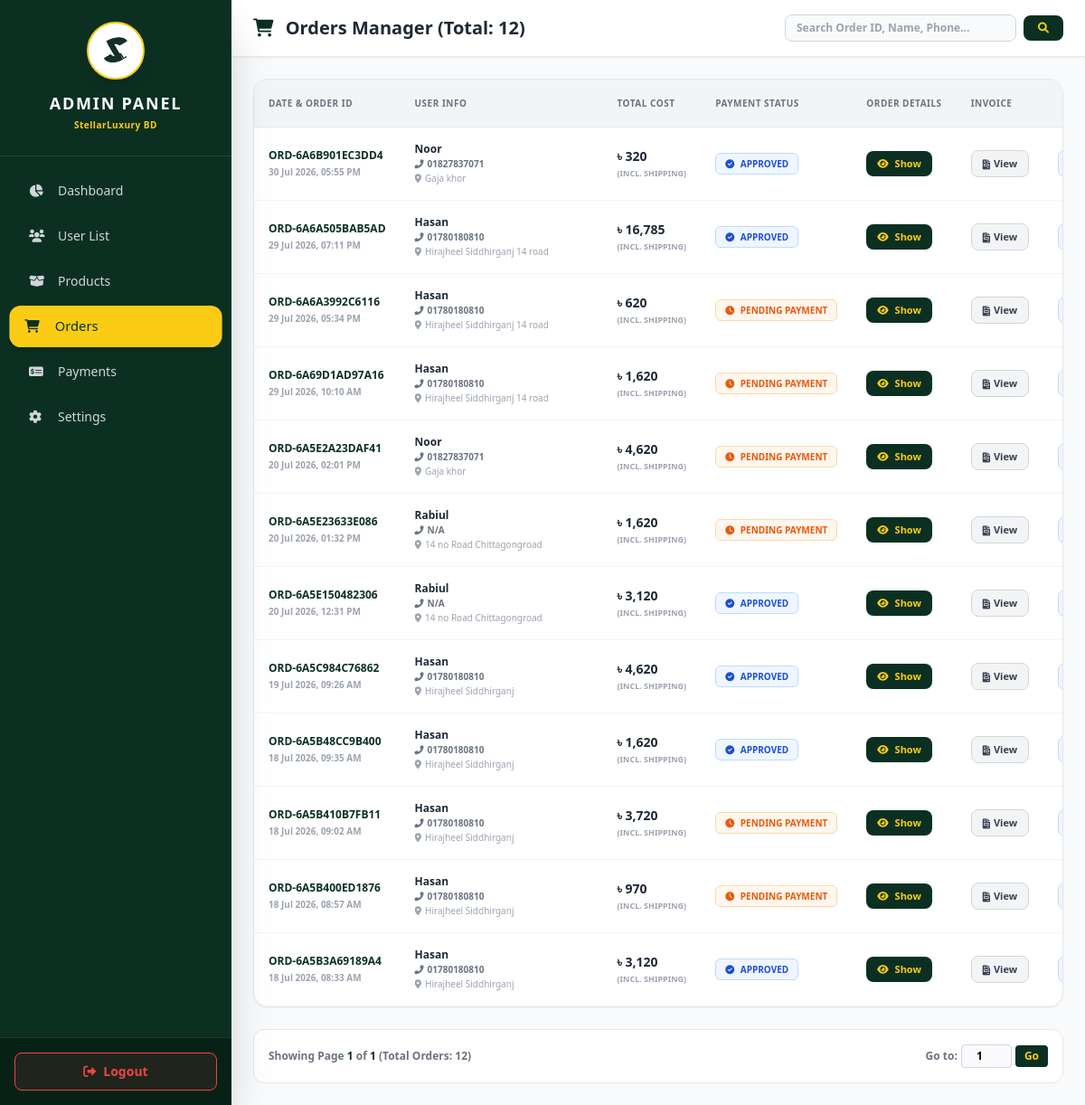
The app's page /admin/orders.php (signed in) with its own data.
### tables this page shows
CREATE TABLE `orders` (
  `id` int(11) NOT NULL,
  `order_id` varchar(50) NOT NULL,
  `user_id` int(11) NOT NULL,
  `total_amount` decimal(10,2) NOT NULL,
  `payment_method` varchar(50) NOT NULL,
  `trx_id` varchar(100) DEFAULT NULL,
  `payment_screenshot` varchar(255) DEFAULT NULL,
  `payment_status` varchar(20) DEFAULT 'Pending',
  `order_status` varchar(20) DEFAULT 'to_pay',
  `shipping_address` text DEFAULT NULL,
  `created_at` timestamp NOT NULL DEFAULT current_timestamp(),
  `status` varchar(50) NOT NULL DEFAULT 'Pending',
  `payment_note` text DEFAULT NULL
);

CREATE TABLE `users` (
  `id` int(11) NOT NULL,
  `name` varchar(255) NOT NULL,
  `email` varchar(255) NOT NULL,
  `password` varchar(255) NOT NULL,
  `created_at` timestamp NOT NULL DEFAULT current_timestamp(),
  `phone` varchar(20) DEFAULT NULL,
  `dob` date DEFAULT NULL,
  `primary_address` text DEFAULT NULL,
  `secondary_address` text DEFAULT NULL,
  `shipping_address` text DEFAULT NULL,
  `profile_image` varchar(255) DEFAULT NULL,
  `points` int(11) DEFAULT 0,
  `membership_tier` varchar(50) DEFAULT 'New Member'
);

### admin/orders.php (the view, shortened to what this page needs)
<?php
include '../db.php';
$limit = 50;
$page = isset($_GET['page']) ? (int)$_GET['page'] : 1;
$offset = ($page - 1) * $limit;
$search_query = "";
$search_sql = "";
$total_sql = "SELECT COUNT(orders.id) as total FROM orders JOIN users ON orders.user_id = users.id $search_sql";
$total_res = $conn->query($total_sql);
$total_row = $total_res->fetch_assoc();
$total_records = $total_row['total'];
$total_pages = ceil($total_records / $limit);
$orders_sql = "SELECT orders.*, users.name as user_name, users.phone as user_phone, users.email as user_email
               FROM orders
               JOIN users ON orders.user_id = users.id
               $search_sql
               ORDER BY orders.id DESC
               LIMIT $limit OFFSET $offset";
$orders_res = $conn->query($orders_sql);
?>
<!DOCTYPE html>
<html lang="en">
<head>
    <script src="https://cdn.tailwindcss.com"></script>
    <link rel="stylesheet" href="https://cdnjs.cloudflare.com/ajax/libs/font-awesome/6.0.0/css/all.min.css">
</head>
<body class="bg-gray-50 flex flex-col md:flex-row h-screen overflow-hidden text-sm font-sans">
    <aside id="sidebar" class="fixed inset-y-0 left-0 w-64 bg-[#0B3022] text-white flex flex-col shadow-2xl z-50 transform -translate-x-full transition-transform duration-300 md:relative md:translate-x-0 h-full">
        <div class="p-6 border-b border-white/10 text-center mt-6 md:mt-0">
            <div class="w-16 h-16 mx-auto flex items-center justify-center mb-3 bg-white rounded-full border-2 border-[#facc15] shadow-lg p-1">
                <img src="../images/logo.png" onerror="this.style.display='none'; this.nextElementSibling.style.display='block';" alt="Logo" class="w-full h-full object-contain rounded-full">
            </div>
            <h2 class="text-lg font-extrabold tracking-widest uppercase">Admin Panel</h2>
            <p class="text-[10px] text-[#facc15] font-bold tracking-wider">StellarLuxury BD</p>
        </div>
        <nav class="flex-1 px-4 py-4 space-y-1.5 overflow-y-auto custom-scrollbar">
            <?php $page_current = basename($_SERVER['PHP_SELF']); ?>
            <a href="index.php" class="flex items-center gap-3 px-4 py-3 rounded-xl transition font-medium <?php echo $page_current == 'index.php' ? 'bg-[#facc15] text-[#0B3022] font-bold shadow-md transform scale-105' : 'text-gray-300 hover:bg-white/10 hover:text-white'; ?>"><i class="fas fa-chart-pie w-5"></i> Dashboard</a>
            <a href="users.php" class="flex items-center gap-3 px-4 py-3 rounded-xl transition font-medium <?php echo $page_current == 'users.php' ? 'bg-[#facc15] text-[#0B3022] font-bold shadow-md transform scale-105' : 'text-gray-300 hover:bg-white/10 hover:text-white'; ?>"><i class="fas fa-users w-5"></i> User List</a>
            <a href="products.php" class="flex items-center gap-3 px-4 py-3 rounded-xl transition font-medium <?php echo $page_current == 'products.php' ? 'bg-[#facc15] text-[#0B3022] font-bold shadow-md transform scale-105' : 'text-gray-300 hover:bg-white/10 hover:text-white'; ?>"><i class="fas fa-box-open w-5"></i> Products</a>
            <a href="orders.php" class="flex items-center gap-3 px-4 py-3 rounded-xl transition font-medium <?php echo $page_current == 'orders.php' ? 'bg-[#facc15] text-[#0B3022] font-bold shadow-md transform scale-105' : 'text-gray-300 hover:bg-white/10 hover:text-white'; ?>"><i class="fas fa-shopping-cart w-5"></i> Orders</a>
            <a href="payment_requests.php" class="flex items-center gap-3 px-4 py-3 rounded-xl transition font-medium <?php echo $page_current == 'payment_requests.php' ? 'bg-[#facc15] text-[#0B3022] font-bold shadow-md transform scale-105' : 'text-gray-300 hover:bg-white/10 hover:text-white'; ?>"><i class="fas fa-money-check-alt w-5"></i> Payments</a>
            <a href="settings.php" class="flex items-center gap-3 px-4 py-3 rounded-xl transition font-medium <?php echo $page_current == 'settings.php' ? 'bg-[#facc15] text-[#0B3022] font-bold shadow-md transform scale-105' : 'text-gray-300 hover:bg-white/10 hover:text-white'; ?>"><i class="fas fa-cog w-5"></i> Settings</a>
        </nav>
        <div class="p-4 border-t border-white/10 bg-[#072117]">
            <a href="logout.php" class="flex items-center justify-center gap-2 w-full px-4 py-2.5 bg-red-500/10 border border-red-500 hover:bg-red-500 text-red-500 hover:text-white font-bold rounded-lg transition"><i class="fas fa-sign-out-alt"></i> Logout</a>
        </div>
    </aside>
    <main class="flex-1 flex flex-col h-full overflow-hidden relative">
        <header class="bg-white shadow-sm border-b border-gray-200 px-4 md:px-6 py-4 flex flex-col sm:flex-row justify-between items-center gap-3 z-10">
            <h1 class="text-lg md:text-xl font-extrabold text-gray-800">
                <i class="fas fa-shopping-cart text-[#0B3022] mr-2"></i> Orders Manager (Total: <?php echo $total_records; ?>)
            </h1>
            <form action="orders.php" method="GET" class="flex items-center gap-2 w-full sm:w-auto">
                <input type="text" name="search" value="<?php echo htmlspecialchars($search_query); ?>" placeholder="Search Order ID, Name, Phone..." class="bg-gray-50 border border-gray-300 rounded-lg px-3 py-1.5 text-xs font-semibold focus:outline-none focus:border-[#0B3022] w-full sm:w-64">
                <button type="submit" class="bg-[#0B3022] text-[#facc15] px-4 py-1.5 rounded-lg font-bold text-xs hover:bg-[#072117] transition shadow-xs flex-shrink-0">
                    <i class="fas fa-search"></i>
                </button>
            </form>
        </header>
        <div class="flex-1 overflow-y-auto p-4 md:p-6 custom-scrollbar pb-24 md:pb-6">
            <div class="bg-white rounded-2xl shadow-sm border border-gray-200 overflow-hidden mb-6">
                <div class="overflow-x-auto custom-scrollbar">
                    <table class="w-full text-left border-collapse min-w-[950px] whitespace-nowrap">
                        <thead class="bg-gray-100 text-gray-500 uppercase text-[10px] font-extrabold tracking-wider">
                            <tr>
                                <th class="p-4 border-b">Date & Order ID</th>
                                <th class="p-4 border-b">User Info</th>
                                <th class="p-4 border-b">Total Cost</th>
                                <th class="p-4 border-b">Payment Status</th>
                                <th class="p-4 border-b">Order Details</th>
                                <th class="p-4 border-b">Invoice</th>
                                <th class="p-4 border-b text-right">Update</th>
                            </tr>
                        </thead>
                        <tbody class="text-gray-700 text-xs font-medium">
                            <?php
                            if($orders_res && $orders_res->num_rows > 0):
                                while($ord = $orders_res->fetch_assoc()):
                                    $db_id = $ord['id'];
                            ?>
                            <tr class="hover:bg-gray-50 border-b border-gray-100 transition">
                                <td class="p-4">
                                    <p class="font-extrabold text-[#0B3022]"><?php echo htmlspecialchars($ord['order_id']); ?></p>
                                    <p class="text-[10px] text-gray-400 font-bold mt-0.5"><?php echo date('d M Y, h:i A', strtotime($ord['created_at'])); ?></p>
                                </td>
                                <td class="p-4">
                                    <p class="font-black text-gray-800"><?php echo htmlspecialchars($ord['user_name']); ?></p>
                                    <p class="text-[10px] text-gray-500 font-bold"><i class="fas fa-phone-alt mr-1"></i><?php echo htmlspecialchars($ord['user_phone'] ? $ord['user_phone'] : 'N/A'); ?></p>
                                    <p class="text-[10px] text-gray-400 truncate w-48" title="<?php echo htmlspecialchars($ord['shipping_address']); ?>"><i class="fas fa-map-marker-alt mr-1"></i><?php echo htmlspecialchars($ord['shipping_address']); ?></p>
                                </td>
                                <td class="p-4">
                                    <p class="font-black text-gray-800 text-sm">৳ <?php echo number_format($ord['total_amount']); ?></p>
                                    <span class="text-[9px] text-gray-400 font-bold uppercase">(Incl. Shipping)</span>
                                </td>
                                <td class="p-4">
                                    <?php
                                        $p_stat = strtolower($ord['payment_status']);
                                        if($p_stat == 'approved' || $p_stat == 'paid' || $p_stat == 'received') {
                                            echo '<span class="bg-blue-50 text-blue-700 border border-blue-200 px-2.5 py-1 rounded-md text-[10px] font-black uppercase"><i class="fas fa-check-circle mr-1"></i> Approved</span>';
                                        } else {
                                            echo '<span class="bg-orange-50 text-orange-600 border border-orange-200 px-2.5 py-1 rounded-md text-[10px] font-black uppercase"><i class="fas fa-clock mr-1"></i> Pending Payment</span>';
                                        }
                                    ?>
                                </td>
                                <td class="p-4">
                                    <button onclick="openDetailsModal(<?php echo $db_id; ?>)" class="bg-[#0B3022] text-[#facc15] px-3 py-1.5 rounded-lg font-extrabold hover:bg-[#072117] transition shadow-xs text-[11px]">
                                        <i class="fas fa-eye mr-1"></i> Show
                                    </button>
                                </td>
                                <td class="p-4">
                                    <a href="invoice.php?id=<?php echo $db_id; ?>" target="_blank" class="bg-gray-100 text-gray-700 border border-gray-300 px-3 py-1.5 rounded-lg font-bold hover:bg-gray-200 transition shadow-xs text-[11px] inline-flex items-center gap-1">
                                        <i class="fas fa-file-invoice"></i> View
                                    </a>
                                </td>
                                <td class="p-4 text-right">
                                    <button onclick="openEditModal(<?php echo $db_id; ?>, '<?php echo $ord['order_status']; ?>', '<?php echo $ord['payment_status']; ?>')" class="bg-blue-50 text-blue-600 border border-blue-200 px-3 py-1.5 rounded-lg font-bold hover:bg-blue-600 hover:text-white transition shadow-xs text-[11px]">
                                    </button>
                                </td>
                            </tr>
                            <?php
                                endwhile;
                            else:
                            ?>
                            <tr><td colspan="7" class="p-12 text-center text-gray-400 font-bold"><i class="fas fa-shopping-cart text-3xl mb-3 block opacity-50"></i> No orders found.</td></tr>
                            <?php endif; ?>
                        </tbody>
                    </table>
                </div>
            </div>
            <div class="bg-white rounded-xl shadow-xs border border-gray-200 p-4 flex flex-col sm:flex-row items-center justify-between gap-4">
                <p class="text-xs text-gray-500 font-bold">
                    Showing Page <span class="text-[#0B3022] font-black"><?php echo $page; ?></span> of <span class="text-[#0B3022] font-black"><?php echo $total_pages; ?></span> (Total Orders: <?php echo $total_records; ?>)
                </p>
                <div class="flex items-center gap-2 flex-wrap">
                    <form action="orders.php" method="GET" class="flex items-center gap-1">
                        <span class="text-xs text-gray-500 font-bold">Go to:</span>
                        <input type="number" name="page" min="1" max="<?php echo $total_pages; ?>" value="<?php echo $page; ?>" class="w-14 bg-gray-50 border border-gray-300 rounded text-center text-xs font-bold py-1 focus:outline-none focus:border-[#0B3022]">
                        <button type="submit" class="bg-[#0B3022] text-[#facc15] px-2.5 py-1 rounded text-xs font-extrabold">Go</button>
                    </form>
                </div>
            </div>
        </div>
    </main>
</body>
</html>

### records on screen
orders: order "ORD-6A6B901EC3DD4", created_at "30 Jul 2026, 05:55 PM", user.name "Noor", user.phone "01827837071", shipping_address "Gaja khor", total_amount "320", payment_status "APPROVED"
orders: order "ORD-6A6A505BAB5AD", created_at "29 Jul 2026, 07:11 PM", user.name "Hasan", user.phone "01780180810", shipping_address "Hirajheel Siddhirganj 14 road", total_amount "16,785", payment_status "APPROVED"
orders: order "ORD-6A6A3992C6116", created_at "29 Jul 2026, 05:34 PM", user.name "Hasan", user.phone "01780180810", shipping_address "Hirajheel Siddhirganj 14 road", total_amount "620", payment_status "PENDING PAYMENT"
orders: order "ORD-6A69D1AD97A16", created_at "29 Jul 2026, 10:10 AM", user.name "Hasan", user.phone "01780180810", shipping_address "Hirajheel Siddhirganj 14 road", total_amount "1,620", payment_status "PENDING PAYMENT"
orders: order "ORD-6A5E2A23DAF41", created_at "20 Jul 2026, 02:01 PM", user.name "Noor", user.phone "01827837071", shipping_address "Gaja khor", total_amount "4,620", payment_status "PENDING PAYMENT"
orders: order "ORD-6A5E23633E086", created_at "20 Jul 2026, 01:32 PM", user.name "Rabiul", user.phone "N/A", shipping_address "14 no Road Chittagongroad", total_amount "1,620", payment_status "PENDING PAYMENT"
orders: order "ORD-6A5E150482306", created_at "20 Jul 2026, 12:31 PM", user.name "Rabiul", user.phone "N/A", shipping_address "14 no Road Chittagongroad", total_amount "3,120", payment_status "APPROVED"
orders: order "ORD-6A5C984C76862", created_at "19 Jul 2026, 09:26 AM", user.name "Hasan", user.phone "01780180810", shipping_address "Hirajheel Siddhirganj", total_amount "4,620", payment_status "APPROVED"
orders: order "ORD-6A5B48CC9B400", created_at "18 Jul 2026, 09:35 AM", user.name "Hasan", user.phone "01780180810", shipping_address "Hirajheel Siddhirganj", total_amount "1,620", payment_status "APPROVED"
orders: order "ORD-6A5B410B7FB11", created_at "18 Jul 2026, 09:02 AM", user.name "Hasan", user.phone "01780180810", shipping_address "Hirajheel Siddhirganj", total_amount "3,720", payment_status "PENDING PAYMENT"
orders: order "ORD-6A5B400ED1876", created_at "18 Jul 2026, 08:57 AM", user.name "Hasan", user.phone "01780180810", shipping_address "Hirajheel Siddhirganj", total_amount "970", payment_status "PENDING PAYMENT"
orders: order "ORD-6A5B3A69189A4", created_at "18 Jul 2026, 08:33 AM", user.name "Hasan", user.phone "01780180810", shipping_address "Hirajheel Siddhirganj", total_amount "3,120", payment_status "APPROVED"

### other values on screen
$total_records "12"
$page "1"
$total_pages "1"
